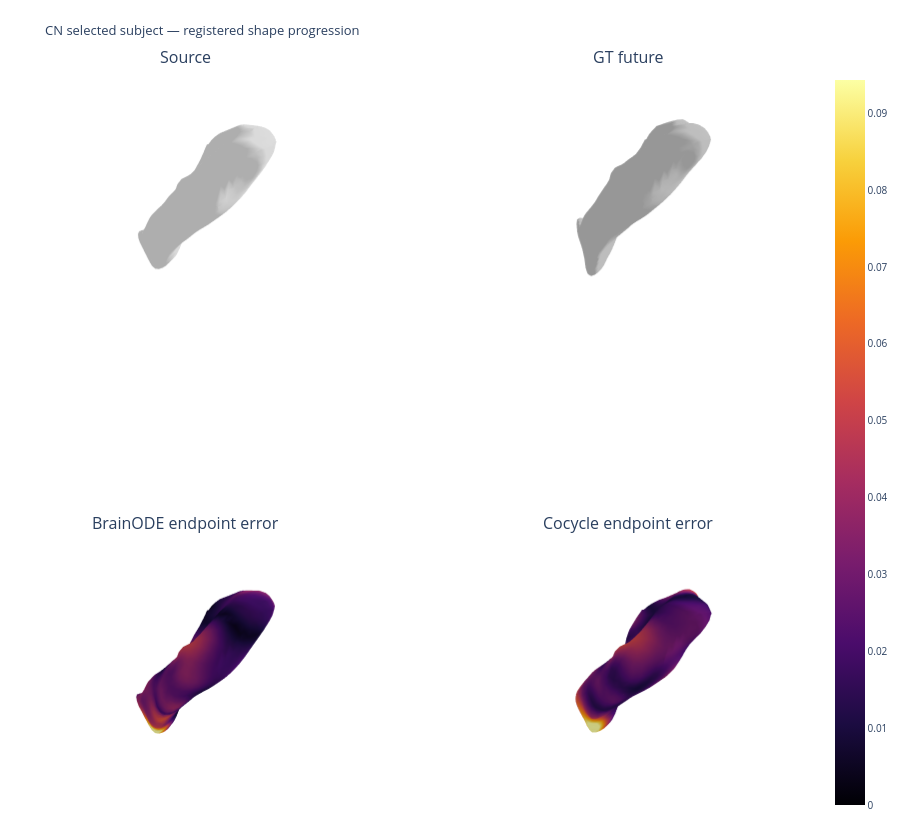

Notebook source saved alongside this figure:
### Code cell
selected_progression_figure('CN')

### Figure 1 — Plotly figure (JSON) as saved in the notebook; plotly's stock layout.template omitted (floating-point values rounded to 4 significant figures; data arrays with more than 128 entries replaced by an {"elided": "..."} marker saying what was removed)
{"data": [{"color": "#D9D9D9", "flatshading": false, "hoverinfo": "skip", "i": {"elided": "4408 int values"}, "j": {"elided": "4408 int values"}, "k": {"elided": "4408 int values"}, "opacity": 1, "scene": "scene", "showscale": false, "type": "mesh3d", "x": {"elided": "2206 float values"}, "y": {"elided": "2206 float values"}, "z": {"elided": "2206 float values"}}, {"color": "#BDBDBD", "flatshading": false, "hoverinfo": "skip", "i": {"elided": "4408 int values"}, "j": {"elided": "4408 int values"}, "k": {"elided": "4408 int values"}, "opacity": 1, "scene": "scene2", "showscale": false, "type": "mesh3d", "x": {"elided": "2206 float values"}, "y": {"elided": "2206 float values"}, "z": {"elided": "2206 float values"}}, {"cmax": 0.09436, "cmin": 0, "colorscale": [[0, "#000004"], [0.1111, "#1b0c41"], [0.2222, "#4a0c6b"], [0.3333, "#781c6d"], [0.4444, "#a52c60"], [0.5556, "#cf4446"], [0.6667, "#ed6925"], [0.7778, "#fb9b06"], [0.8889, "#f7d13d"], [1, "#fcffa4"]], "flatshading": false, "hoverinfo": "skip", "i": {"elided": "4408 int values"}, "intensity": {"elided": "2206 float values"}, "j": {"elided": "4408 int values"}, "k": {"elided": "4408 int values"}, "opacity": 1, "scene": "scene3", "showscale": false, "type": "mesh3d", "x": {"elided": "2206 float values"}, "y": {"elided": "2206 float values"}, "z": {"elided": "2206 float values"}}, {"cmax": 0.09436, "cmin": 0, "colorscale": [[0, "#000004"], [0.1111, "#1b0c41"], [0.2222, "#4a0c6b"], [0.3333, "#781c6d"], [0.4444, "#a52c60"], [0.5556, "#cf4446"], [0.6667, "#ed6925"], [0.7778, "#fb9b06"], [0.8889, "#f7d13d"], [1, "#fcffa4"]], "flatshading": false, "hoverinfo": "skip", "i": {"elided": "4408 int values"}, "intensity": {"elided": "2206 float values"}, "j": {"elided": "4408 int values"}, "k": {"elided": "4408 int values"}, "opacity": 1, "scene": "scene4", "showscale": true, "type": "mesh3d", "x": {"elided": "2206 float values"}, "y": {"elided": "2206 float values"}, "z": {"elided": "2206 float values"}}], "layout": {"annotations": [{"font": {"size": 16}, "showarrow": false, "text": "Source", "x": 0.225, "xanchor": "center", "xref": "paper", "y": 1, "yanchor": "bottom", "yref": "paper"}, {"font": {"size": 16}, "showarrow": false, "text": "GT future", "x": 0.775, "xanchor": "center", "xref": "paper", "y": 1, "yanchor": "bottom", "yref": "paper"}, {"font": {"size": 16}, "showarrow": false, "text": "BrainODE endpoint error", "x": 0.225, "xanchor": "center", "xref": "paper", "y": 0.375, "yanchor": "bottom", "yref": "paper"}, {"font": {"size": 16}, "showarrow": false, "text": "Cocycle endpoint error", "x": 0.775, "xanchor": "center", "xref": "paper", "y": 0.375, "yanchor": "bottom", "yref": "paper"}], "font": {"size": 10}, "height": 820, "margin": {"b": 5, "l": 5, "r": 5, "t": 70}, "scene": {"aspectmode": "data", "domain": {"x": [0, 0.45], "y": [0.625, 1]}, "xaxis": {"visible": false}, "yaxis": {"visible": false}, "zaxis": {"visible": false}}, "scene2": {"aspectmode": "data", "domain": {"x": [0.55, 1], "y": [0.625, 1]}, "xaxis": {"visible": false}, "yaxis": {"visible": false}, "zaxis": {"visible": false}}, "scene3": {"aspectmode": "data", "domain": {"x": [0, 0.45], "y": [0, 0.375]}, "xaxis": {"visible": false}, "yaxis": {"visible": false}, "zaxis": {"visible": false}}, "scene4": {"aspectmode": "data", "domain": {"x": [0.55, 1], "y": [0, 0.375]}, "xaxis": {"visible": false}, "yaxis": {"visible": false}, "zaxis": {"visible": false}}, "title": {"font": {"size": 13}, "text": "CN selected subject — registered shape progression"}}}
